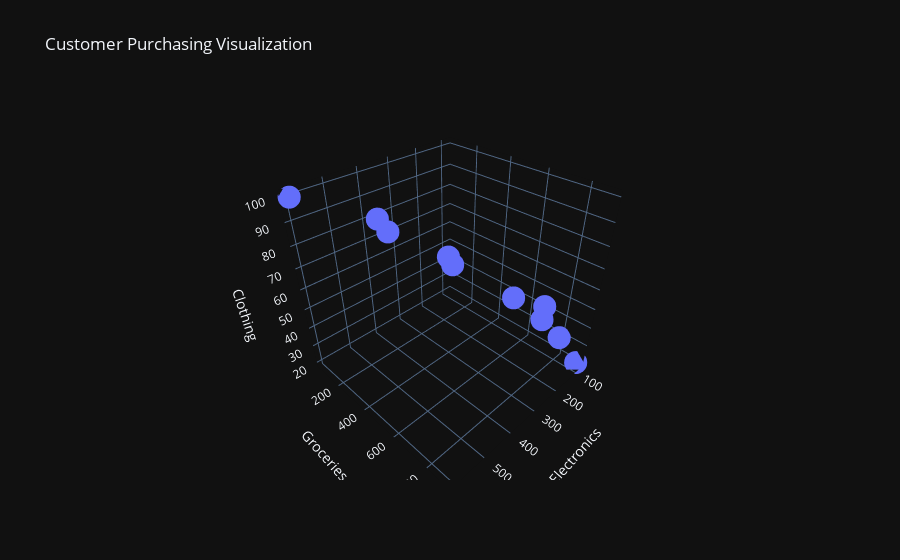

The notebook cell saved with this chart:
### Code cell
fig = px.scatter_3d(
    data,
    x="Electronics",
    y="Groceries",
    z="Clothing",
    title="Customer Purchasing Visualization",
    template="plotly_dark"
)
fig.update_traces(marker=dict(size=8))  # Adjust point size
fig.show()

### Figure 1 — Plotly figure (JSON) as saved in the notebook; plotly's stock layout.template omitted (floating-point values rounded to 4 significant figures)
{"data": [{"hovertemplate": "Electronics=%{x}<br>Groceries=%{y}<br>Clothing=%{z}<extra></extra>", "legendgroup": "", "marker": {"color": "#636efa", "size": 8, "symbol": "circle"}, "mode": "markers", "name": "", "scene": "scene", "showlegend": false, "type": "scatter3d", "x": [200, 250, 300, 400, 450, 100, 150, 90, 80, 600], "y": [800, 700, 900, 200, 250, 100, 150, 800, 900, 50], "z": [50, 60, 70, 80, 90, 40, 50, 30, 20, 100]}], "layout": {"legend": {"tracegroupgap": 0}, "scene": {"domain": {"x": [0, 1], "y": [0, 1]}, "xaxis": {"title": {"text": "Electronics"}}, "yaxis": {"title": {"text": "Groceries"}}, "zaxis": {"title": {"text": "Clothing"}}}, "title": {"text": "Customer Purchasing Visualization"}}}
